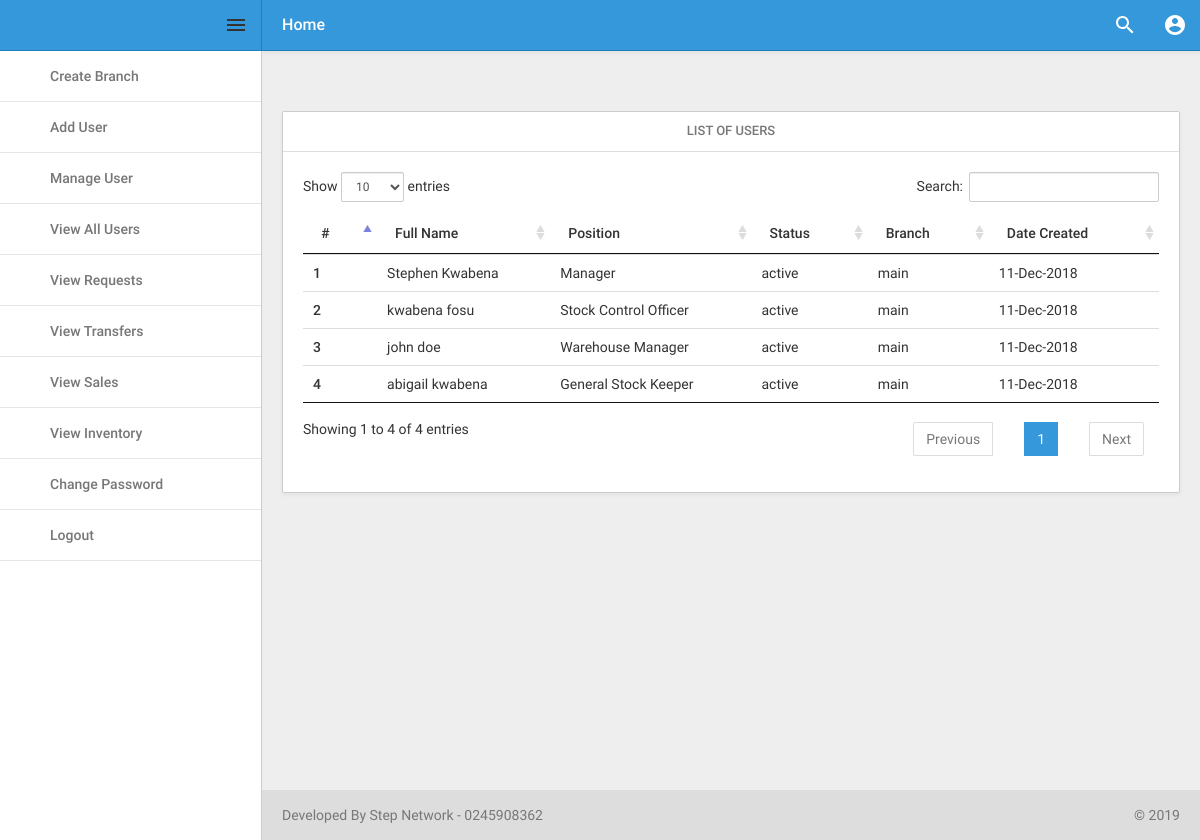
Screenshot of /admin/index.php (signed in) with the database file from the repository.
### tables this page shows
CREATE TABLE `users_table` (
  `users_table_id` int(100) NOT NULL AUTO_INCREMENT,
  `user_username` varchar(50) NOT NULL,
  `user_pass` mediumtext NOT NULL,
  `user_name` varchar(100) NOT NULL,
  `user_status` int(50) NOT NULL,
  `user_type` int(50) NOT NULL,
  `user_branch` int(50) NOT NULL,
  `user_email` varchar(20) NOT NULL,
  `user_contact` varchar(20) NOT NULL,
  `timestamp` datetime NOT NULL DEFAULT CURRENT_TIMESTAMP,
  PRIMARY KEY (`users_table_id`),
  KEY `user_status` (`user_status`),
  KEY `user_type` (`user_type`),
  KEY `user_branch` (`user_branch`),
  CONSTRAINT `users_table_ibfk_1` FOREIGN KEY (`user_status`) REFERENCES `user_status` (`user_status_id`),
  CONSTRAINT `users_table_ibfk_2` FOREIGN KEY (`user_type`) REFERENCES `user_work_types` (`work_type_id`),
  CONSTRAINT `users_table_ibfk_3` FOREIGN KEY (`user_branch`) REFERENCES `system_branches` (`system_branch_id`)
);

CREATE TABLE `user_work_types` (
  `work_type_id` int(50) NOT NULL AUTO_INCREMENT,
  `work_type` varchar(50) NOT NULL,
  `work_type_timestamp` timestamp NOT NULL DEFAULT CURRENT_TIMESTAMP,
  PRIMARY KEY (`work_type_id`)
);

CREATE TABLE `user_status` (
  `user_status_id` int(50) NOT NULL AUTO_INCREMENT,
  `status_name` varchar(20) NOT NULL,
  `status_timestamp` timestamp NOT NULL DEFAULT CURRENT_TIMESTAMP,
  PRIMARY KEY (`user_status_id`)
);

CREATE TABLE `system_branches` (
  `system_branch_id` int(100) NOT NULL AUTO_INCREMENT,
  `system_branch_name` varchar(50) NOT NULL,
  `branch_timestamp` timestamp NOT NULL DEFAULT CURRENT_TIMESTAMP,
  PRIMARY KEY (`system_branch_id`)
);

### admin/dashboard.php (the view)
<div id="global">
                <div class="container-fluid">
                <div class="row cm-fix-height">
                    <div class="col-lg-12 col-md-12">
                        <div class="panel panel-default">
                            <div class="panel-heading">List Of Users</div>
                            <div class="panel-body">
                               <table class="table" id="my_selected_table">
                                <thead>
                                    <tr>
                                        <th>#</th>
                                        <th>Full Name</th>
                                        <th>Position</th>
                                        <th>Status</th>
                                        <th>Branch</th>
                                        <th>Date Created</th>
                                    </tr>
                                </thead>
                                <tbody id="add_users_table">
                                   <?php
                                    $get_users_query = mysqli_query($connection,"SELECT * FROM users_table JOIN `system_branches` on `users_table`.`user_branch` = `system_branches`.`system_branch_id` JOIN user_work_types on `users_table`.`user_type` = `user_work_types`.`work_type_id` JOIN `user_status` on `users_table`.`user_status` = `user_status`.`user_status_id` ORDER BY `users_table`.`users_table_id` DESC");
                                    while ($get_each_user = mysqli_fetch_array($get_users_query)) { ?>
                                        <tr>
                                            <th scope="row"><?php echo $get_each_user["users_table_id"]; ?></th>
                                            <td><?php echo $get_each_user["user_name"]; ?></td>
                                            <td><?php echo $get_each_user["work_type"]; ?></td>
                                            <td><?php echo $get_each_user["status_name"]; ?></td>
                                            <td><?php echo $get_each_user["system_branch_name"]; ?></td>
                                            <td><?php echo date("d-M-Y",strtotime($get_each_user["timestamp"])) ?></td>
                                        </tr>
                                  <?php  }  ?>
                                </tbody>
                            </table>
                            </div>
                        </div>
                    </div>
                </div>
            </div>

### admin/header.php (shortened to what this page needs)
<!DOCTYPE html>
<html lang="en">
    <head>
        <link rel="stylesheet" type="text/css" href="../css/bootstrap-clearmin.min.css">
        <link rel="stylesheet" type="text/css" href="../css/roboto.css">
        <link rel="stylesheet" type="text/css" href="../css/material-design.css">
        <link rel="stylesheet" type="text/css" href="../css/small-n-flat.css">
        <link rel="stylesheet" type="text/css" href="../css/font-awesome.min.css">
        <link rel="stylesheet" type="text/css" href="../css/dataTables.bootstrap.css">
        <link rel="stylesheet" type="text/css" href="../css/jquery.dataTables.min.css">
    </head>
    <body class="cm-no-transition cm-1-navbar">

### admin/sidebar.php (shortened to what this page needs)
<div id="cm-menu">
           <nav class="cm-navbar cm-navbar-primary">
               <div class="cm-flex"><a href="index.php?cr_branch" class="cm-logo"></a></div>
               <div class="btn btn-primary md-menu-white" data-toggle="cm-menu"></div>
           </nav>
           <div id="cm-menu-content">
               <div id="cm-menu-items-wrapper">
                   <div id="cm-menu-scroller">
                       <ul class="cm-menu-items">
                           <li><a href="index.php?cr_branch" class="sf-building">Create Branch</a></li>
                           <li><a href="index.php?add_user" class="sf-profile-group">Add User</a></li>
                           <li><a href="index.php?manage_user" class="sf-wrench-screwdriver">Manage User</a></li>
                           <li><a href="index.php?view_all" class="sf-notepad">View All Users</a></li>
                           <li><a href="index.php?view_request" class="sf-phone">View Requests</a></li>
                           <li><a href="index.php?view_transfer" class="sf-gift">View Transfers</a></li>
                           <li><a href="index.php?view_sales" class="sf-money">View Sales</a></li>
                           <li><a href="index.php?view_inventory" class="sf-monitor">View Inventory</a></li>
                           <li><a href="index.php?change_pass" class="sf-sign-sync">Change Password</a></li>
                           <li><a href="../login.php" class="sf-lock">Logout</a></li>
                       </ul>
                   </div>
               </div>
           </div>
       </div>
       <header id="cm-header">
           <nav class="cm-navbar cm-navbar-primary">
               <div class="cm-flex">
                   <h1>Home</h1>
               </div>
               <div class="pull-right">
                   <div id="cm-search-btn" class="btn btn-primary md-search-white" data-toggle="cm-search"></div>
               </div>
               <div class="dropdown pull-right">
                   <button class="btn btn-primary md-account-circle-white" data-toggle="dropdown"></button>
               </div>
           </nav>
       </header>
       <br><br>

### admin/index.php (shortened to what this page needs)
<?php
include_once "../db.php";
include_once "header.php";
include_once "sidebar.php";
if (isset($_GET['cr_branch'])){
    include_once "create_branch.php";
}
elseif (isset($_GET['view_all'])){
    include_once "view_all.php";
}
elseif (isset($_GET['view_request'])){
    include_once "view_request.php";
}
elseif (isset($_GET['view_transfer'])){
    include_once "view_transfer.php";
}
elseif (isset($_GET['view_sales'])){
    include_once "view_sales.php";
}
elseif (isset($_GET['view_inventory'])){
    include_once "view_inventory.php";
}
elseif (isset($_GET['sales'])){
    include_once "sales_person.php";
}
elseif (isset($_GET['add_user'])){
    include_once "add_user.php";
}
elseif (isset($_GET['change_pass'])){
    include_once "change_password.php";
}
elseif (isset($_GET['manage_user'])){
    include_once "manage_user.php";
}
elseif (isset($_GET['add_cart_brand'])){
    include_once "add_category_brand.php";
}
elseif (isset($_GET['upd_del'])){
    include_once "upd_del_cat_brand.php";
}
elseif (isset($_GET['mke_ord'])){
    include_once "make_order.php";
}
else{
    include_once "dashboard.php";
}
include_once "footer.php";

### admin/footer.php (shortened to what this page needs)
  <footer class="cm-footer"><span class="pull-left">Developed By Step Network - 0245908362 </span><span class="pull-right">&copy; <?php echo date('Y') ?></span></footer>
        </div>
    </body>
</html>

### css/small-n-flat.css (style rules this page uses)
.sf-building { background-image:url("../img/sf/building.svg")!important; }
.sf-gift { background-image:url("../img/sf/gift.svg")!important; }
.sf-lock { background-image:url("../img/sf/lock.svg")!important; }
.sf-money { background-image:url("../img/sf/money.svg")!important; }
.sf-monitor { background-image:url("../img/sf/monitor.svg")!important; }
.sf-notepad { background-image:url("../img/sf/notepad.svg")!important; }
.sf-phone { background-image:url("../img/sf/phone.svg")!important; }
.sf-profile-group { background-image:url("../img/sf/profile-group.svg")!important; }
.sf-sign-sync { background-image:url("../img/sf/sign-sync.svg")!important; }
.sf-wrench-screwdriver { background-image:url("../img/sf/wrench-screwdriver.svg")!important; }

### rows the page displays
users_table: users_table_id "4", user_name "abigail kwabena", user_type.work_type "General Stock Keeper", user_status.status_name "active", user_branch.system_branch_name "main", timestamp "11-Dec-2018"
users_table: users_table_id "3", user_name "john doe", user_type.work_type "Warehouse Manager", user_status.status_name "active", user_branch.system_branch_name "main", timestamp "11-Dec-2018"
users_table: users_table_id "2", user_name "kwabena fosu", user_type.work_type "Stock Control Officer", user_status.status_name "active", user_branch.system_branch_name "main", timestamp "11-Dec-2018"
users_table: users_table_id "1", user_name "Stephen Kwabena", user_type.work_type "Manager", user_status.status_name "active", user_branch.system_branch_name "main", timestamp "11-Dec-2018"
